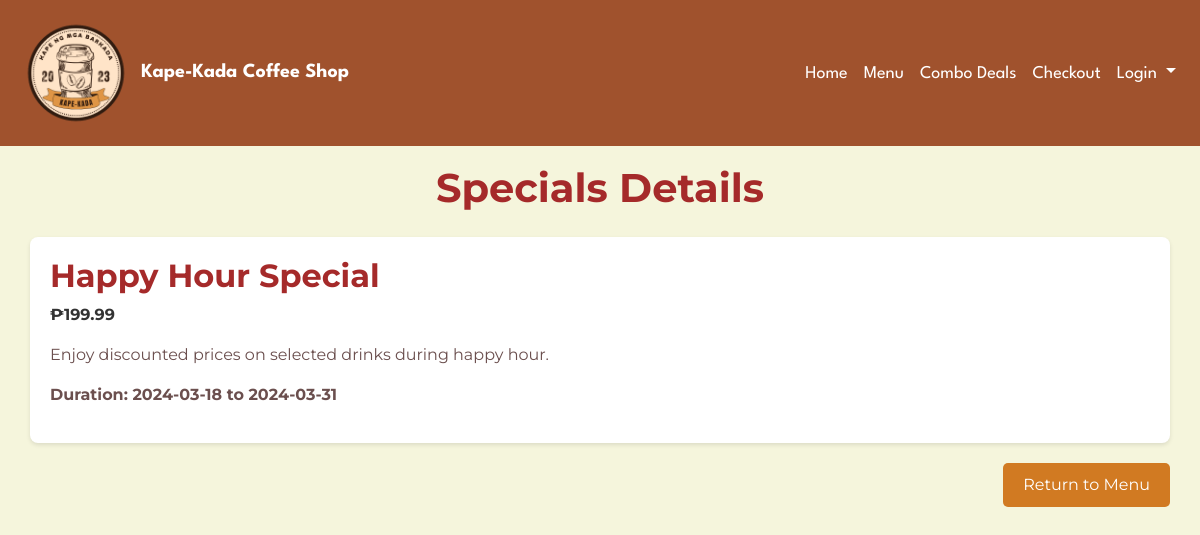
Page /specials_details.php?id=1 on the committed database.
### tables this page shows
CREATE TABLE `specials` (
  `id` int(11) NOT NULL,
  `name` varchar(255) NOT NULL,
  `description` text NOT NULL,
  `price` decimal(8,2) NOT NULL,
  `start_date` date NOT NULL,
  `end_date` date NOT NULL
);

### specials_details.php (the view, shortened to what this page needs)
<?php
include 'navbar.php';
if(isset($_GET['id'])) {
    $special_id = mysqli_real_escape_string($conn, $_GET['id']);
    $sql = "SELECT * FROM specials WHERE id = '$special_id'";
    $result = mysqli_query($conn, $sql);
    if(mysqli_num_rows($result) > 0) {
        $special = mysqli_fetch_assoc($result);
?>
<!DOCTYPE html>
<html lang="en">
<head>
    <link rel="stylesheet" href="https://stackpath.bootstrapcdn.com/bootstrap/4.5.2/css/bootstrap.min.css">
    <link rel="stylesheet" href="https://use.fontawesome.com/releases/v5.15.1/css/all.css">
</head>
<body>
<div class="container promotion-details-section">
    <h1 class="text-center">Specials Details</h1>
    <div class="promotion-item">
        <h2 class="promotion-title"><?php echo $special['name']; ?></h2>
        <p class="promotion-price">₱<?php echo number_format($special['price'], 2); ?></p>
        <p class="promotion-description"><?php echo $special['description']; ?></p>
        <p class="promotion-duration">Duration: <?php echo $special['start_date']; ?> to <?php echo $special['end_date']; ?></p>
    </div>
    <div class="text-right">
        <a href="menu.php" class="btn btn-return-to-menu">Return to Menu</a>
    </div>
</div>
</body>
</html>
<?php
    } else {
        echo "Specials not found.";
    }
} else {
    echo "Invalid request. Specials ID not provided.";
}
?>

### navbar.php (style rules this page uses)
body { padding-top: 46px; color: #FFFFFF; }

### specials_details.php (style rules this page uses)
body { background-color: #F5F5DC; color: #6B4F4E; font-family: 'Montserrat', sans-serif; }
.promotion-details-section { padding: 40px 0; }
.promotion-item { background: #FFFFFF; padding: 20px; margin-bottom: 20px; border-radius: 8px; box-shadow: 0 2px 4px rgba(0,0,0,0.1); }
.promotion-title { color: #A52A2A; font-weight: 700; }
.promotion-price { font-weight: bold; color: #333; }
.promotion-description { font-size: 16px; }
.promotion-duration { font-weight: bold; }
h1 { margin-top: 78px; margin-bottom: 25px; color: #A52A2A; font-weight: 700; text-align: center; }
.btn-return-to-menu { background-color: #D17A22; color: #FFFFFF; border: none; padding: 10px 20px; border-radius: 5px; font-size: 16px; cursor: pointer; transition: background-color 0.3s; }

### rows in the picture
specials: name "Happy Hour Special", price "199.99", description "Enjoy discounted prices on selected drinks during happy hour.", start_date "2024-03-18", end_date "2024-03-31"
